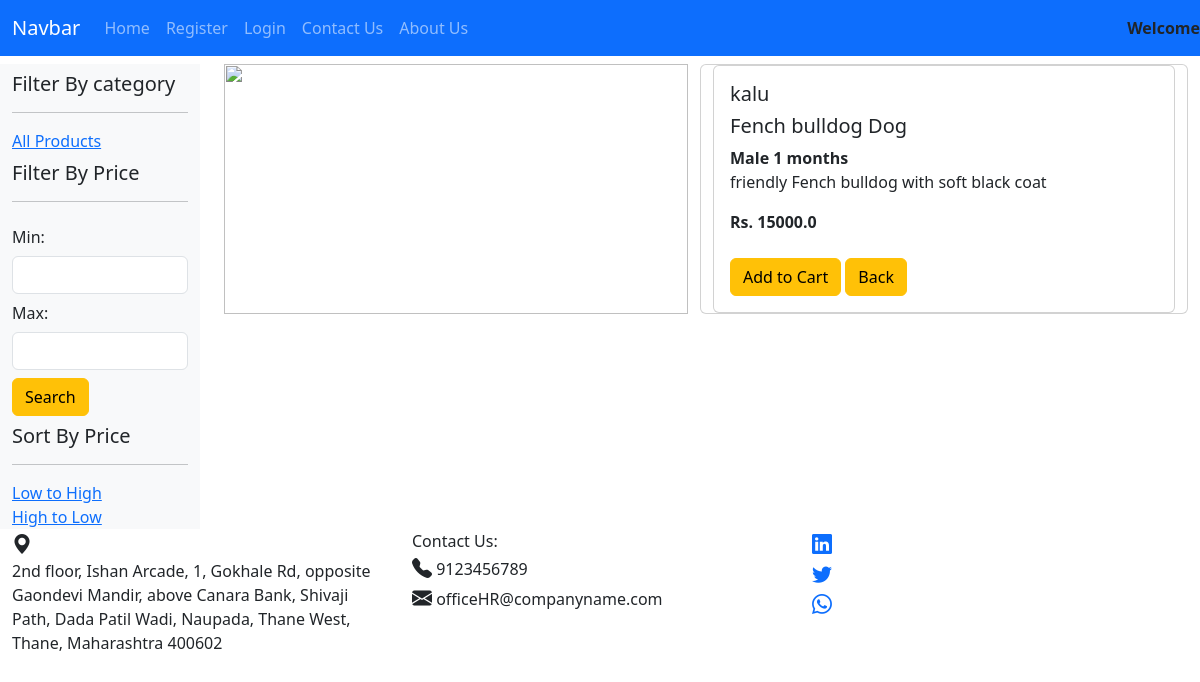
The page /details/1 on the database its author committed.
### petapp/models.py (models this page shows)
class Pet(models.Model):
    name=models.CharField(max_length=50)
    type=models.CharField(max_length=20)
    breed = models.CharField(max_length=40)
    gender = models.CharField(max_length=6)
    age = models.IntegerField()
    price=models.FloatField()
    details=models.CharField(max_length=100)
    imagepath= models.ImageField(upload_to='image',default='')

### petapp/views.py (the view)
# urls.py: path('details/<int:petid>',views.petDetails),
def petDetails(request,petid):
    data=Pet.objects.get(id=petid)
    context={}
    context['pet']=data
    return render(request,'details.html',context)

### templates/details.html
{% extends 'base.html' %}
{% load static %}
{% block 'main' %}
    <div class="col-md-6">
        <img src= "{% static 'images/download.jpg' %}" class="card-img-top" height="250px">
    </div>
    <div class="card col-md-6" >
      <div class="card">
        <div class="card-body">
          <h5 class="card-title">{{pet.name}}</h5>
          <h5 class="card-title">{{pet.breed}} {{pet.type}}</h5>
          <strong>{{pet.gender}} {{pet.age}} months</strong><br>
          <p class="card-text">{{pet.details}}</p>
          <strong>Rs. {{pet.price}}</strong><br><br>
          <a href="/addtocart/{{pet.id}}" class="btn btn-warning">Add to Cart</a>
          <a href="/" class="btn btn-warning">Back</a>
        </div>
      </div>
    </div>
{% endblock 'main' %}

### rows shown on the page
Pet: name "kalu", breed "Fench bulldog", type "Dog", gender "Male", age "1", details "friendly Fench bulldog with soft black coat", price "15000.0"
